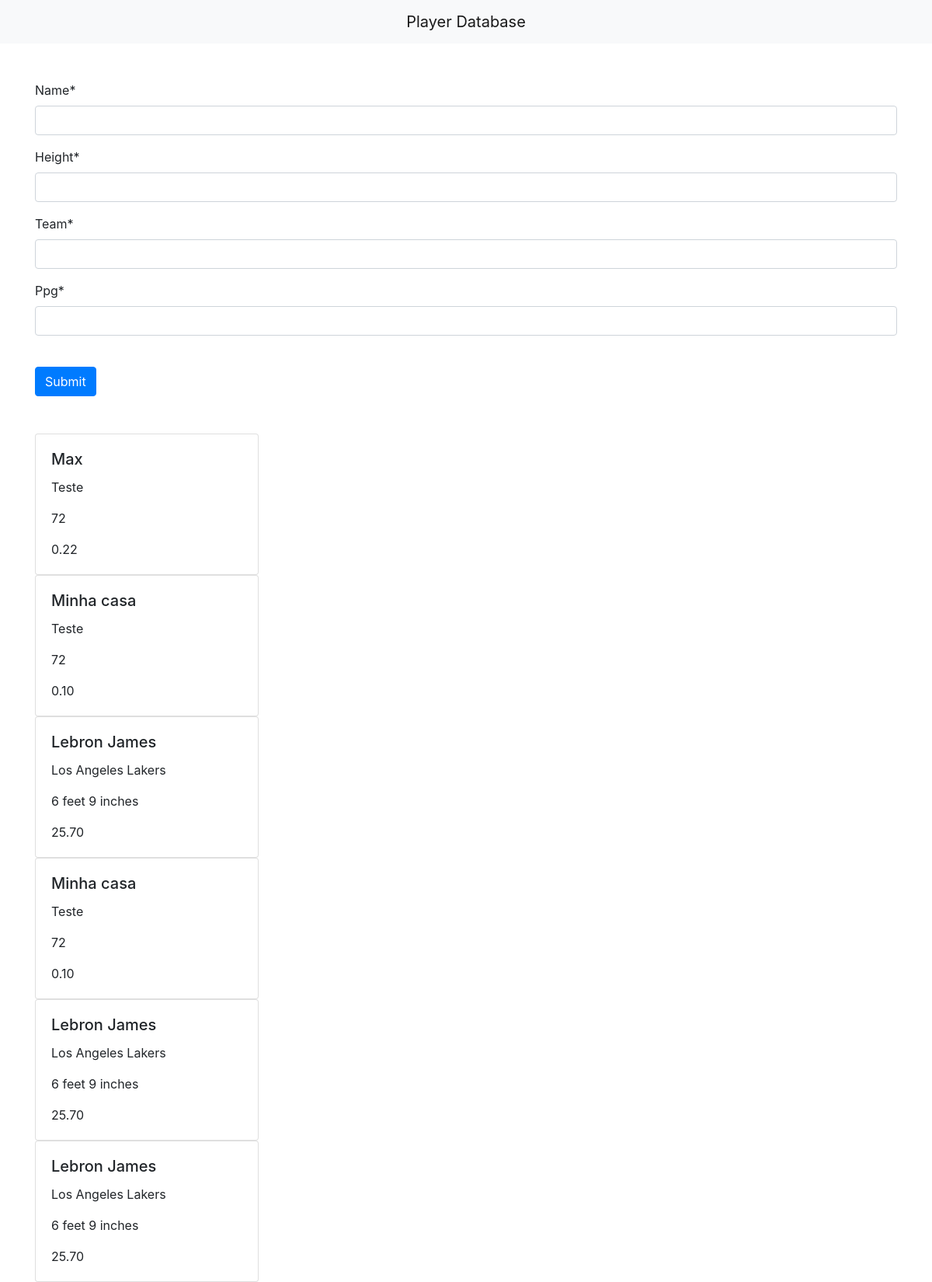
The page / on the database its author committed.
### main/models.py (models this page shows)
class Player(models.Model):
    name = models.CharField(max_length=100)
    height = models.CharField(max_length=100)
    team = models.CharField(max_length=100)
    ppg = models.DecimalField(max_digits=4, decimal_places=2)

### main/views.py (the view)
# urls.py: path("", views.homepage, name="homepage"),
def homepage(request):
    if request.method == "POST":
        form = PlayerForm(request.POST)
        if form.is_valid():
            form.save()
    players = Player.objects.all()
    form = PlayerForm()
    return render(request, "home.html", {"form": form, "players": players})

### main/forms.py
class PlayerForm(forms.ModelForm):
    class Meta:
        model = Player
        fields = ('name', 'height', 'team', 'ppg')

### templates/home.html (shortened to what this page needs)
<!DOCTYPE html>
<html>
<head>
    <link rel="stylesheet" href="https://stackpath.bootstrapcdn.com/bootstrap/4.4.1/css/bootstrap.min.css"
>
</head>
<body>
{% load crispy_forms_tags %}
<nav class="navbar navbar-light bg-light">
    <a class="navbar-brand mx-auto" href="">
        Player Database
    </a>
</nav>
<br><br>
<div class="container">
    <form method="post">
        {{ form|crispy }}
        <br>
        <button class="btn btn-primary" type="submit" id="submit_button">Submit</button>
    </form>
</div>
<br><br>
<div class="container">
    {% for player in players %}
        <div class="card" style="width: 18rem;">
            <div class="card-body">
                <h5 class="card-title">{{ player.name }}</h5>
                <p class="card-text">{{ player.team }}</p>
                <p class="card-text">{{ player.height }}</p>
                <p class="card-text">{{ player.ppg }}</p>
            </div>
        </div>
    {% endfor %}
</div>
</body>
</html>

### rows shown on the page
Player: name "Max", team "Teste", height "72", ppg "0.22"
Player: name "Minha casa", team "Teste", height "72", ppg "0.10"
Player: name "Lebron James", team "Los Angeles Lakers", height "6 feet 9 inches", ppg "25.70"
Player: name "Minha casa", team "Teste", height "72", ppg "0.10"
Player: name "Lebron James", team "Los Angeles Lakers", height "6 feet 9 inches", ppg "25.70"
Player: name "Lebron James", team "Los Angeles Lakers", height "6 feet 9 inches", ppg "25.70"
